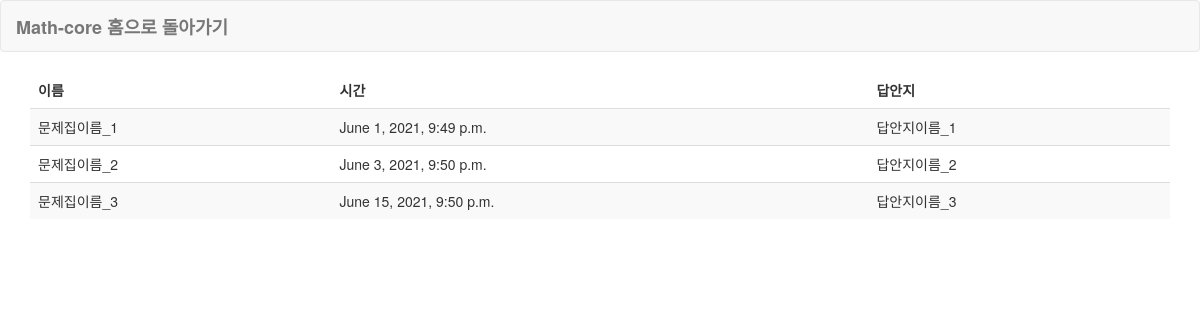
Page /booklist/ on the earlier database version.
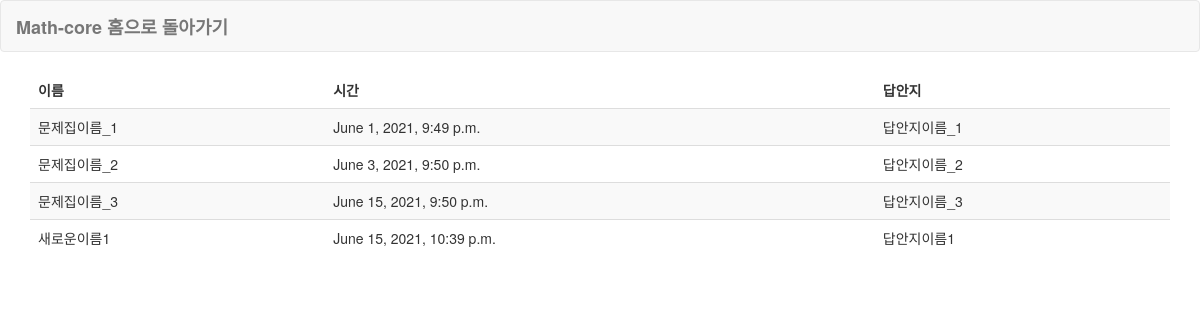
Same page on the later database version.
### book/models.py (models this page shows, shortened)
class BookList(models.Model):
    name = models.CharField(max_length=15)
    time = models.DateTimeField()
    answer = models.CharField(max_length=30)

### book/views.py (the view)
# urls.py: path('booklist/', views.booklist)
def booklist(request) :
    booklistmem = BookList.objects.all()
    context = {'booklistmem' : booklistmem}
    return render(request, 'book/booklist.html', context)

### book/templates/book/booklist.html (shortened to what this page needs)
{% extends "book/layout.html" %}
{% block content %}
<div class="container">
    <table class="table table-striped">
        <thead>
        <tr>
            <td><B>이름</B></td>
            <td><B>시간</B></td>
            <td><B>답안지</B></td>
        </tr>
        </thead>
        <tbody>
        {% for booklist in booklistmem %}
        <tr>
            <td>{{booklist.name}}</td>
            <td>{{booklist.time}}</td>
            <td>{{booklist.answer}}</td>
        </tr>
        {% endfor %}
        </tbody>
    </table>
</div>
{%endblock%}

### book/templates/book/layout.html (shortened to what this page needs)
<!DOCTYPE html>
<html lang="en">
<head>
  <link rel="stylesheet" href="http://maxcdn.bootstrapcdn.com/bootstrap/3.3.6/css/bootstrap.min.css">
</head>
<body>
<nav class="navbar navbar-default">
  <div class="container-fluid">
    <div class="navbar-header">
      <a class="navbar-brand" href="{% url 'book:print' %}"><B>Math-core 홈으로 돌아가기</B></a>
    </div>
</nav>
{%block content%}{%endblock%}
</body>
</html>

Differences in the rows shown:
added BookList: name "새로운이름1", time "June 15, 2021, 10:39 p.m.", answer "답안지이름1"
